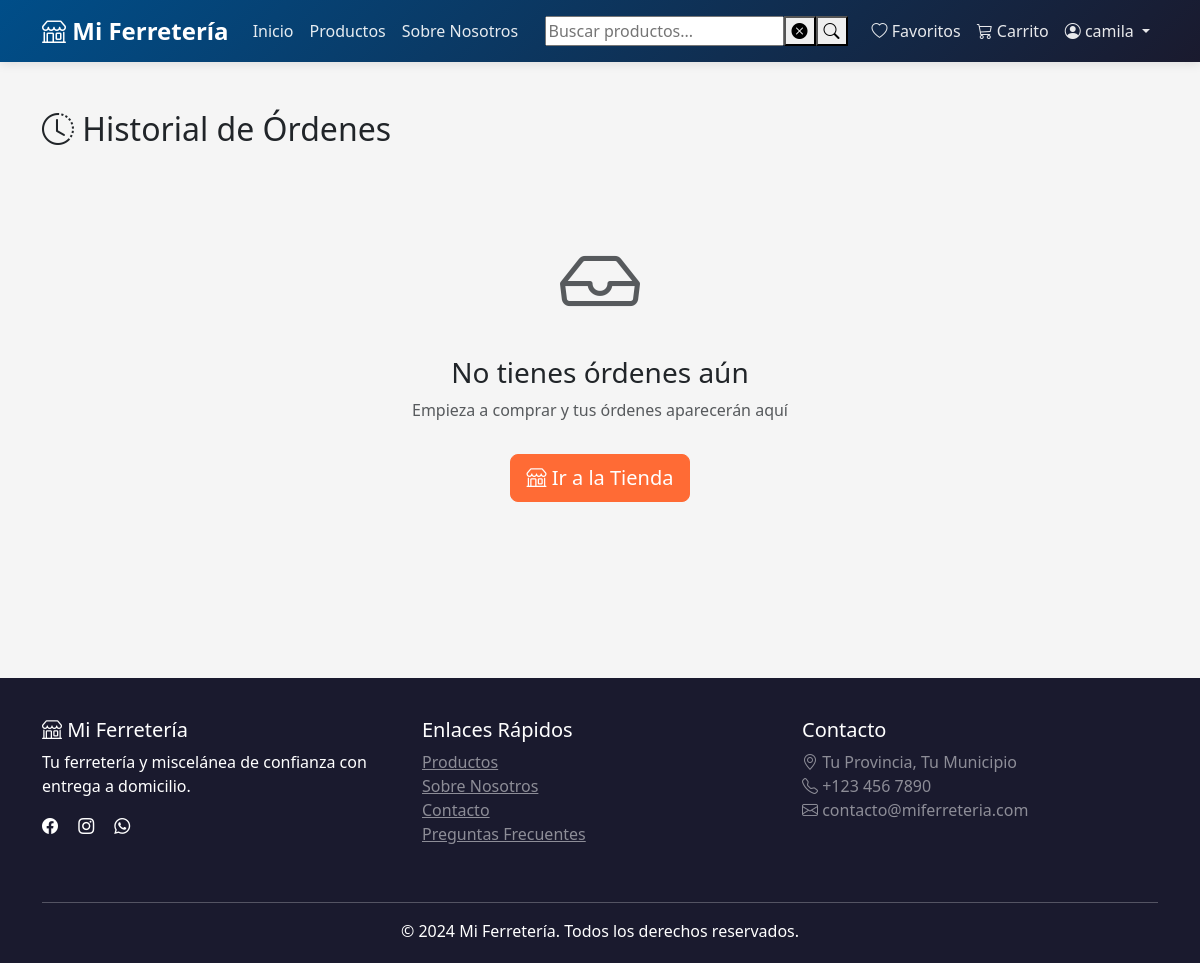
The app's page /mis-ordenes/ (signed in), older data.
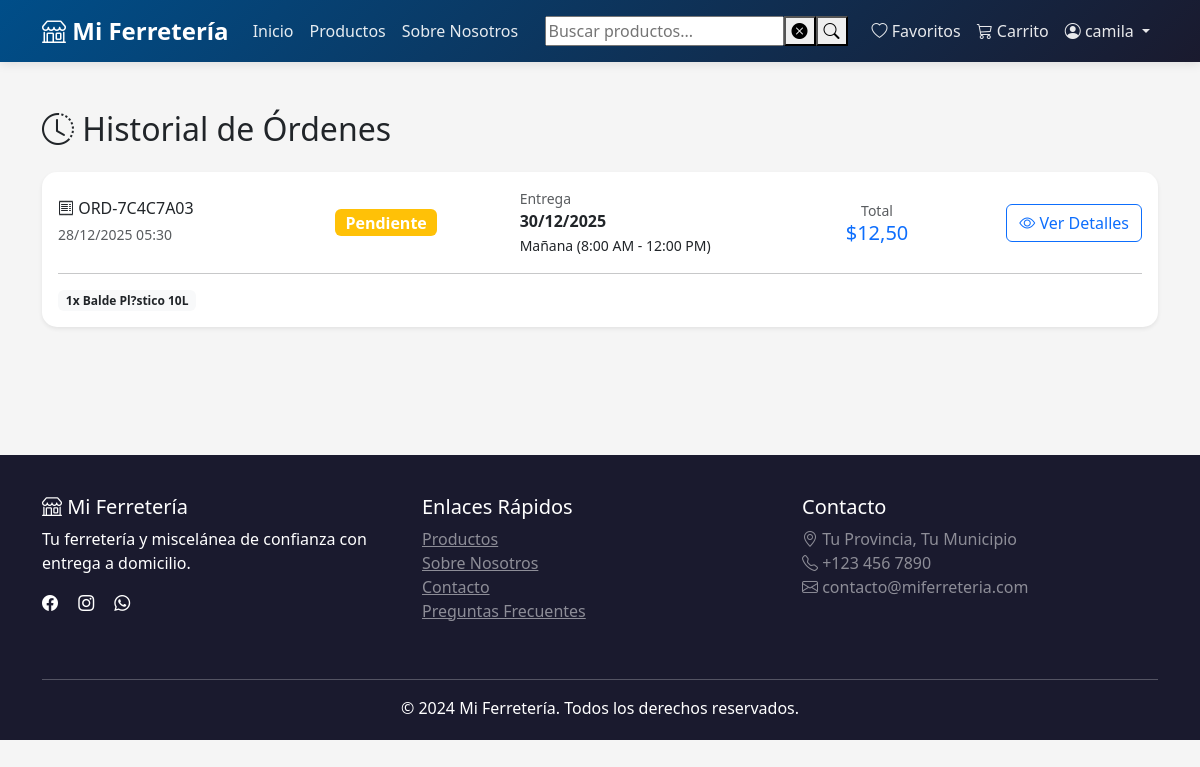
The same page, newer data.
### shop/models.py (models this page shows, shortened)
class Order(models.Model):
    PAYMENT_CHOICES = [
        ('cash', 'Efectivo'),
        ('transfer', 'Transferencia'),
    ]
    STATUS_CHOICES = [
        ('pending', 'Pendiente'),
        ('confirmed', 'Confirmado'),
        ('preparing', 'Preparando'),
        ('in_transit', 'En camino'),
        ('delivered', 'Entregado'),
        ('cancelled', 'Cancelado'),
    ]
    DELIVERY_TIME_CHOICES = [
        ('morning', 'Mañana (8:00 AM - 12:00 PM)'),
        ('afternoon', 'Tarde (12:00 PM - 6:00 PM)'),
        ('evening', 'Noche (6:00 PM - 9:00 PM)'),
    ]
    user = models.ForeignKey(
        User,
        on_delete=models.CASCADE,
        related_name='orders',
        verbose_name="Usuario",
        db_index=True  # ÍNDICE: Para filtrar órdenes por usuario
    )
    order_number = models.CharField(
        max_length=20,
        unique=True,
        verbose_name="Número de orden",
        db_index=True  # ÍNDICE: Para búsqueda por número de orden
    )
    delivery_address = models.TextField(verbose_name="Dirección de entrega")
    delivery_city = models.CharField(max_length=100, verbose_name="Municipio")
    delivery_province = models.CharField(max_length=100, verbose_name="Provincia")
    contact_phone = models.CharField(max_length=17, verbose_name="Teléfono de contacto")
    delivery_date = models.DateField(verbose_name="Fecha de entrega", db_index=True)  # ÍNDICE: Para reportes por fecha
    delivery_time = models.CharField(max_length=50, choices=DELIVERY_TIME_CHOICES, verbose_name="Hora de entrega")
    payment_method = models.CharField(max_length=20, choices=PAYMENT_CHOICES, verbose_name="Método de pago")
    status = models.CharField(
        max_length=20,
        choices=STATUS_CHOICES,
        default='pending',
        verbose_name="Estado",
        db_index=True  # ÍNDICE: Filtro muy común
    )
    subtotal = models.DecimalField(max_digits=10, decimal_places=2, verbose_name="Subtotal")
    delivery_fee = models.DecimalField(max_digits=10, decimal_places=2, default=0, verbose_name="Costo de envío")
    total = models.DecimalField(max_digits=10, decimal_places=2, verbose_name="Total", db_index=True)  # ÍNDICE: Para reportes
    notes = models.TextField(blank=True, verbose_name="Notas adicionales")
    admin_notes = models.TextField(blank=True, verbose_name="Notas del administrador")
    cancellation_reason = models.TextField(blank=True, verbose_name="Motivo de cancelación")
    created_at = models.DateTimeField(auto_now_add=True, verbose_name="Fecha de creación", db_index=True)  # ÍNDICE: Ordenar
    updated_at = models.DateTimeField(auto_now=True, verbose_name="Última actualización")
    class Meta:
        verbose_name = "Orden"
        verbose_name_plural = "Órdenes"
        ordering = ['-created_at']
        indexes = [
            models.Index(fields=['user', '-created_at']),
            models.Index(fields=['status', '-created_at']),
            models.Index(fields=['status', 'user']),
            models.Index(fields=['created_at', 'status']),
        ]

class OrderItem(models.Model):
    order = models.ForeignKey(
        Order,
        on_delete=models.CASCADE,
        related_name='items',
        verbose_name="Orden",
        db_index=True  # ÍNDICE: Para obtener items de una orden
    )
    product = models.ForeignKey(
        Product,
        on_delete=models.PROTECT,
        verbose_name="Producto",
        db_index=True  # ÍNDICE: Para reportes de productos vendidos
    )
    quantity = models.IntegerField(validators=[MinValueValidator(1)], verbose_name="Cantidad")
    price = models.DecimalField(max_digits=10, decimal_places=2, verbose_name="Precio unitario")
    class Meta:
        verbose_name = "Item de Orden"
        verbose_name_plural = "Items de Orden"
        indexes = [
            models.Index(fields=['product', 'order']),
        ]

class Product(models.Model):
    category = models.ForeignKey(
        Category,
        on_delete=models.CASCADE,
        related_name='products',
        verbose_name="Categoría",
        db_index=True  # ÍNDICE: Para búsquedas por categoría
    )
    name = models.CharField(max_length=200, verbose_name="Nombre", db_index=True)  # ÍNDICE: Para búsquedas
    description = models.TextField(verbose_name="Descripción")
    price = models.DecimalField(
        max_digits=10,
        decimal_places=2,
        validators=[MinValueValidator(Decimal('0.01'))],
        verbose_name="Precio",
        db_index=True  # ÍNDICE: Para ordenar por precio
    )
    stock = models.IntegerField(
        default=0,
        validators=[MinValueValidator(0)],
        verbose_name="Stock",
        db_index=True  # ÍNDICE: Para filtros de stock
    )
    image = models.ImageField(upload_to='products/', blank=True, null=True, verbose_name="Imagen")
    is_active = models.BooleanField(default=True, verbose_name="Activo", db_index=True)  # ÍNDICE: Filtro común
    featured = models.BooleanField(default=False, verbose_name="Destacado", db_index=True)  # ÍNDICE: Para featured
    sku = models.CharField(max_length=50, unique=True, verbose_name="SKU", db_index=True)  # ÍNDICE: Búsquedas por SKU
    created_at = models.DateTimeField(auto_now_add=True, db_index=True)  # ÍNDICE: Para ordenar
    updated_at = models.DateTimeField(auto_now=True)
    material = models.CharField(
        max_length=100,
        blank=True,
        verbose_name="Material",
        help_text="Ej: Acero galvanizado, Plástico ABS, Madera"
    )
    dimensiones = models.CharField(
        max_length=200,
        blank=True,
        verbose_name="Dimensiones",
        help_text="Ej: 10cm x 5cm x 2cm, Largo 50cm"
    )
    peso = models.DecimalField(
        max_digits=8,  # Permite hasta 999999.99 kg
        decimal_places=2,
        blank=True,
        null=True,
        verbose_name="Peso (kg)",
        help_text="Peso en kilogramos"
    )
    voltaje = models.CharField(
        max_length=50,
        blank=True,
        verbose_name="Voltaje",
        help_text="Ej: 110V, 220V, 12V DC"
    )
    potencia = models.CharField(
        max_length=50,
        blank=True,
        verbose_name="Potencia",
        help_text="Ej: 1500W, 2HP, 750W"
    )
    marca = models.CharField(
        max_length=100,
        blank=True,
        verbose_name="Marca",
        help_text="Fabricante o marca del producto"
    )
    garantia = models.CharField(
        max_length=100,
        blank=True,
        verbose_name="Garantía",
        help_text="Ej: 1 año, 6 meses, Sin garantía"
    )
    color = models.CharField(
        max_length=50,
        blank=True,
        verbose_name="Color",
        help_text="Color principal del producto"
    )
    uso_recomendado = models.TextField(
        blank=True,
        verbose_name="Uso Recomendado",
        help_text="Para qué se recomienda usar este producto"
    )
    class Meta:
        verbose_name = "Producto"
        verbose_name_plural = "Productos"
        ordering = ['-created_at']
        indexes = [
            models.Index(fields=['category', 'is_active', '-created_at']),
            models.Index(fields=['featured', 'is_active']),
            models.Index(fields=['is_active', 'stock']),
            models.Index(fields=['name', 'is_active']),
            models.Index(fields=['marca', 'is_active']),
        ]

### shop/views/orders.py (the view)
# urls.py: path('mis-ordenes/', views.order_history, name='order_history'),
@login_required
def order_history(request):
    orders = Order.objects.filter(
        user=request.user
    ).prefetch_related(
        Prefetch(
            'items',
            queryset=OrderItem.objects.select_related('product', 'product__category')
        )
    ).order_by('-created_at')
    context = {
        'orders': orders,
    }
    return render(request, 'shop/order_history.html', context)

### shop/models.py (called while the page is built)
    @property
    def items_count(self):
        return sum(item.quantity for item in self.items.all())

### shop/templates/shop/order_history.html (shortened to what this page needs)
{% extends 'shop/base.html' %}
{% block content %}
<div class="container py-5">
    <h2 class="mb-4">
        <i class="bi bi-clock-history"></i> Historial de Órdenes
    </h2>
    {% if orders %}
        <div class="row g-4">
            {% for order in orders %}
                <div class="col-12">
                    <div class="card shadow-sm">
                        <div class="card-body">
                            <div class="row align-items-center">
                                <div class="col-lg-3">
                                    <h6 class="mb-1">
                                        <i class="bi bi-receipt"></i> {{ order.order_number }}
                                    </h6>
                                    <small class="text-muted">{{ order.created_at|date:"d/m/Y H:i" }}</small>
                                </div>
                                <div class="col-lg-2">
                                    <span class="badge bg-{% if order.status == 'pending' %}warning{% elif order.status == 'confirmed' %}info{% elif order.status == 'preparing' %}primary{% elif order.status == 'in_transit' %}info{% elif order.status == 'delivered' %}success{% else %}danger{% endif %} fs-6">
                                        {{ order.get_status_display }}
                                    </span>
                                </div>
                                <div class="col-lg-3">
                                    <small class="text-muted d-block">Entrega</small>
                                    <strong>{{ order.delivery_date|date:"d/m/Y" }}</strong>
                                    <br>
                                    <small>{{ order.get_delivery_time_display }}</small>
                                </div>
                                <div class="col-lg-2 text-center">
                                    <small class="text-muted d-block">Total</small>
                                    <h5 class="mb-0 text-primary">${{ order.total }}</h5>
                                </div>
                                <div class="col-lg-2 text-end">
                                    <a href="{% url 'shop:order_detail' order.id %}"
                                       class="btn btn-outline-primary">
                                        <i class="bi bi-eye"></i> Ver Detalles
                                    </a>
                                </div>
                            </div>
                            <hr class="my-3">
                            <div class="d-flex gap-2 flex-wrap">
                                {% for item in order.items.all|slice:":3" %}
                                    <span class="badge bg-light text-dark">
                                        {{ item.quantity }}x {{ item.product.name }}
                                    </span>
                                {% endfor %}
                            </div>
                        </div>
                    </div>
                </div>
            {% endfor %}
        </div>
    {% else %}
        <div class="text-center py-5">
            <i class="bi bi-inbox text-muted" style="font-size: 5rem;"></i>
            <h3 class="mt-3">No tienes órdenes aún</h3>
            <p class="text-muted">Empieza a comprar y tus órdenes aparecerán aquí</p>
            <a href="{% url 'shop:product_list' %}" class="btn btn-primary btn-lg mt-3">
                <i class="bi bi-shop"></i> Ir a la Tienda
            </a>
        </div>
    {% endif %}
</div>
{% endblock %}

Row changes from the older to the newer data that the page shows:
added Order: order_number "ORD-7C4C7A03", created_at "28/12/2025 05:30", status "Pendiente", delivery_date "30/12/2025", delivery_time "Mañana (8:00 AM - 12:00 PM)", total "12,50"
added OrderItem: quantity "1", product.name "Balde Pl?stico 10L"
Text that changed along with them:
text no longer shown: "No tienes órdenes aún Empieza a comprar y tus órdenes aparecerán aquí Ir a la Tienda"
